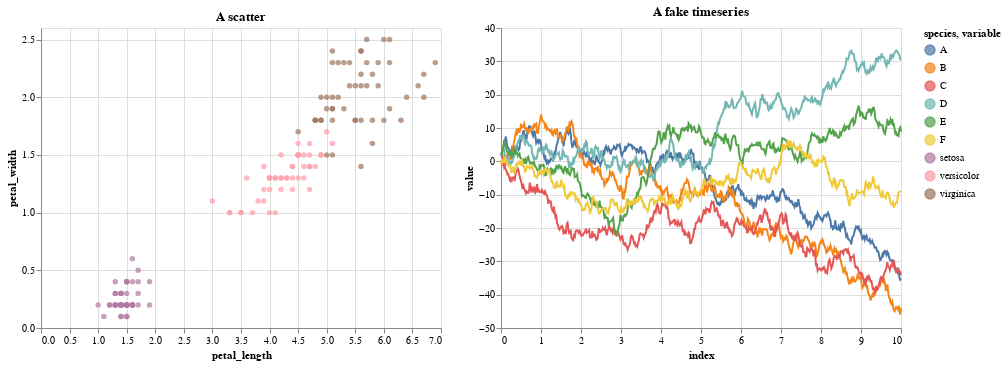

Source (notebook cell):
### Markdown cell above
## Altair

*Notes*:

1. Since all plots are serialized to JSON the data should be be too large (< 6000 rows I think)
2. Composing plots side-by-side is done using '|' whereas in hvplot/ holoviews it's with '+'

### Code cell
import altair as alt

plot1 = alt.Chart(df, title='A scatter').mark_circle().encode(
    alt.X('petal_length'),
    alt.Y('petal_width'),
    color='species'
)

plot2 = alt.Chart(df_ts_melted, title='A fake timeseries').mark_line().encode(
    alt.X('index'),
    alt.Y('value'),
    color='variable'
)

(plot1 | plot2)

### Figure 1 — Vega-Lite specification as saved in the notebook (floating-point values rounded to 4 significant figures; data arrays with more than 128 entries replaced by an {"elided": "..."} marker saying what was removed)
{"$schema": "https://vega.github.io/schema/vega-lite/v3.4.0.json", "config": {"mark": {"tooltip": null}, "view": {"height": 300, "width": 400}}, "datasets": {"data-9c7c4229757b7939d8b4d5b3218066b9": {"elided": "3000 records"}, "data-a4bd480ea976f54878a155ce12ba18ce": {"elided": "150 records"}}, "hconcat": [{"data": {"name": "data-a4bd480ea976f54878a155ce12ba18ce"}, "encoding": {"color": {"field": "species", "type": "nominal"}, "x": {"field": "petal_length", "type": "quantitative"}, "y": {"field": "petal_width", "type": "quantitative"}}, "mark": "circle", "title": "A scatter"}, {"data": {"name": "data-9c7c4229757b7939d8b4d5b3218066b9"}, "encoding": {"color": {"field": "variable", "type": "nominal"}, "x": {"field": "index", "type": "quantitative"}, "y": {"field": "value", "type": "quantitative"}}, "mark": "line", "title": "A fake timeseries"}]}
